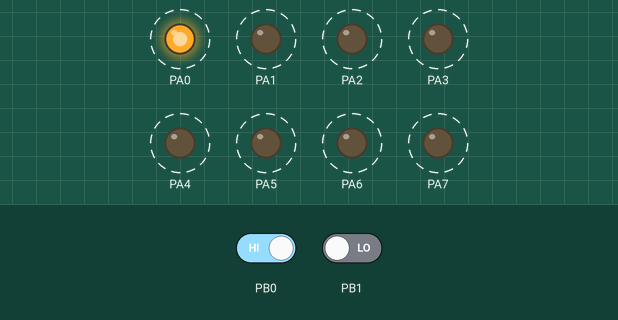
Simulated run of this program. Board: ATmega16, built with avr-gcc and emulated at 14.7456 MHz. Shown: output pins drawn as LEDs (lit = HIGH). Dashed ring = blinking. The inputs (shaded band) are chosen by the test bench; at power-on: PB0 HIGH, PB1 LOW.

Above: at 0.65 s.
1.3 s: PB0 driven LOW
At 1.3 s:
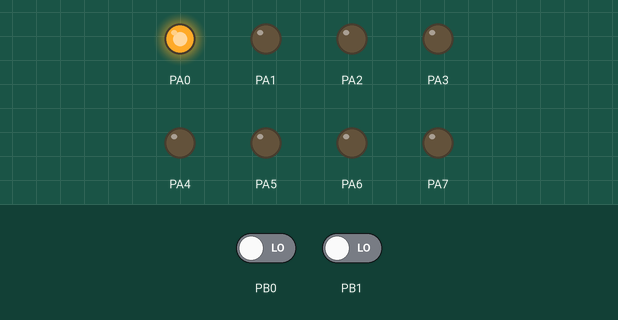
2.8 s: PB0 driven HIGH
At 2.81 s:
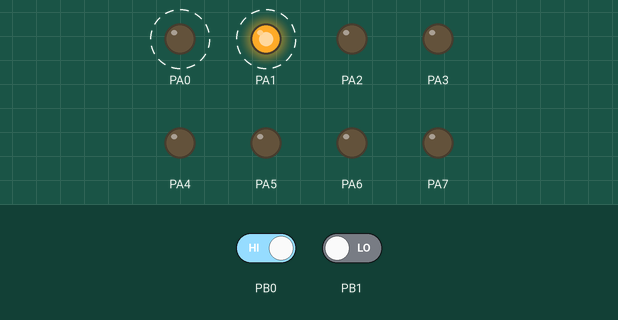
5.8 s: PB1 driven HIGH
At 5.8 s:
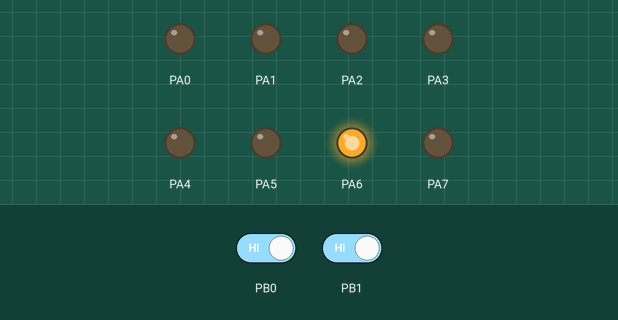
7.3 s: PB1 driven LOW
At 7.39 s:
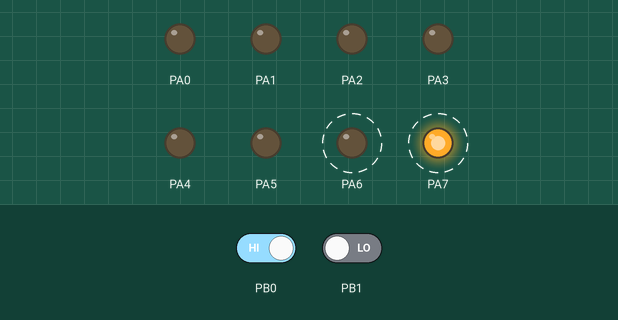
Timing chart, 0 to 11.3 s (numbered marks = the images above; inputs shaded):
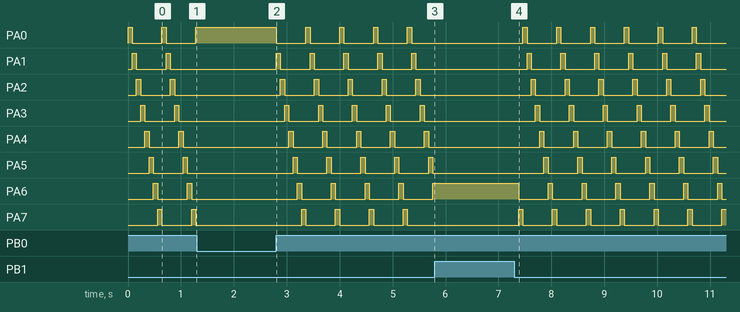

The program:

main.c
```c
#define F_CPU 14745600UL

#include <avr/io.h>
#include <util/delay.h>
#include <stdint.h>

uint8_t enable = 0, counter = 0;

void toggle(int pozitieCurenta)
{
	if(enable == 1)
	{
		PORTB &= ~(1 << pozitieCurenta);
		enable = 0;
	}
	else
	{
		PORTB |= (1 << pozitieCurenta);
		enable = 1;
	}
}

int main(void)
{
	// instantiere butoane
	DDRB = 0;
	// instantiere LED
	DDRA = 0xFF;
	PORTA = 0x01;
    while (1)
    {
		// buton 1
		if((PINB & (1 << 0)) == 0)
		{
			_delay_ms(80);
			if((PINB & (1 << 0)) == 0)
			{
				while((PINB & (1 << 0)) == 0);
				if(counter == 0)
				{
					counter = 7;
				}
				else
				{
					counter--;
				}
				PORTA = (1 << counter);
			}
		}
		// buton 2
		if((PINB & (1 << 1)) == 0)
		{
			_delay_ms(80);
			if((PINB & (1 << 1)) == 0)
			{
				while((PINB & (1 << 0)) == 0);
				if(counter == 7)
				{
					counter = 0;
				}
				else
				{
					counter++;
				}
				PORTA = (1 << counter);
			}
		}
    }
}
```

Measured:
- after the input at 1.3 s, PA0: stops changing and stays HIGH; PA1–7: stops changing and stays LOW
- after the input at 2.8 s, PA0, PA1: alternates HIGH for 0.08 s and LOW for 0.56 s, starting at once
- after the input at 5.8 s, PA0–5, PA7: stops changing and stays LOW; PA6: stops changing and stays HIGH
- after the input at 7.3 s, PA0: alternates HIGH for 0.08 s and LOW for 0.56 s, starting after 0.16 s; PA1: alternates HIGH for 0.08 s and LOW for 0.56 s, starting after 0.24 s
- by itself, PA0–7: alternates HIGH for 0.08 s and LOW for 0.56 s
